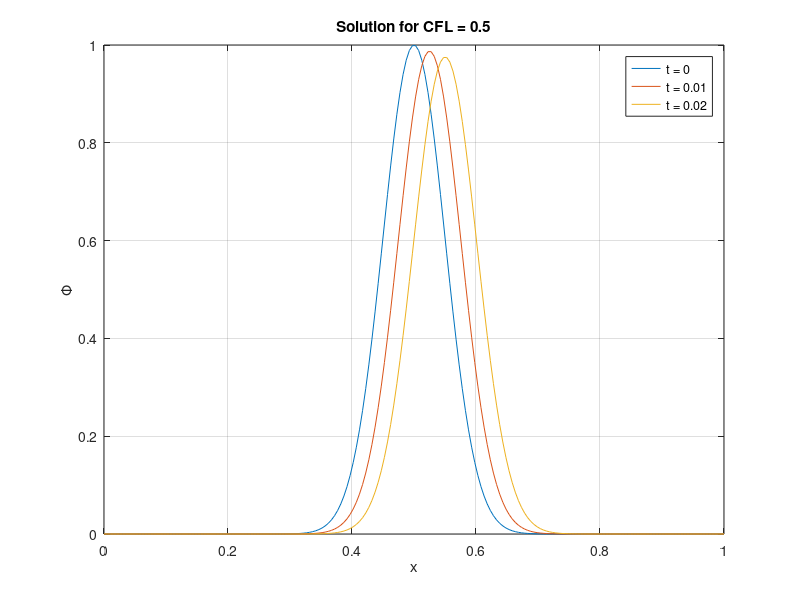
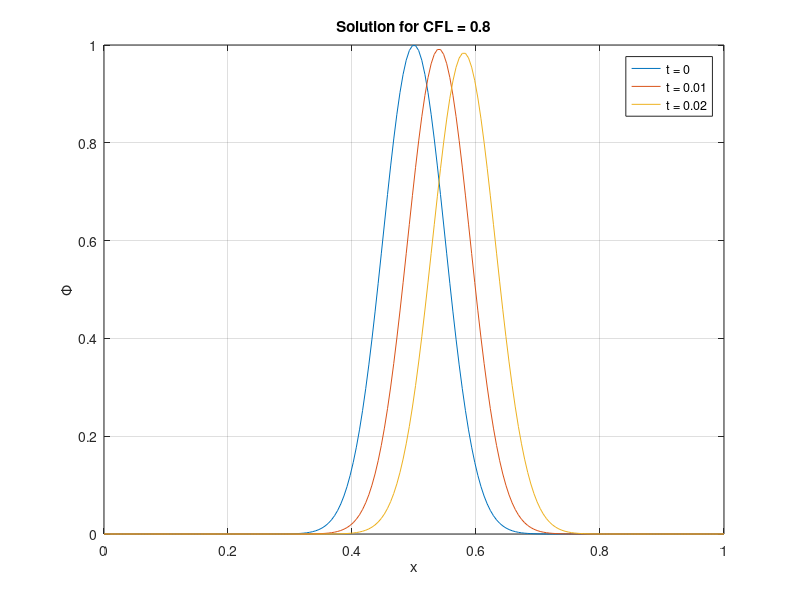
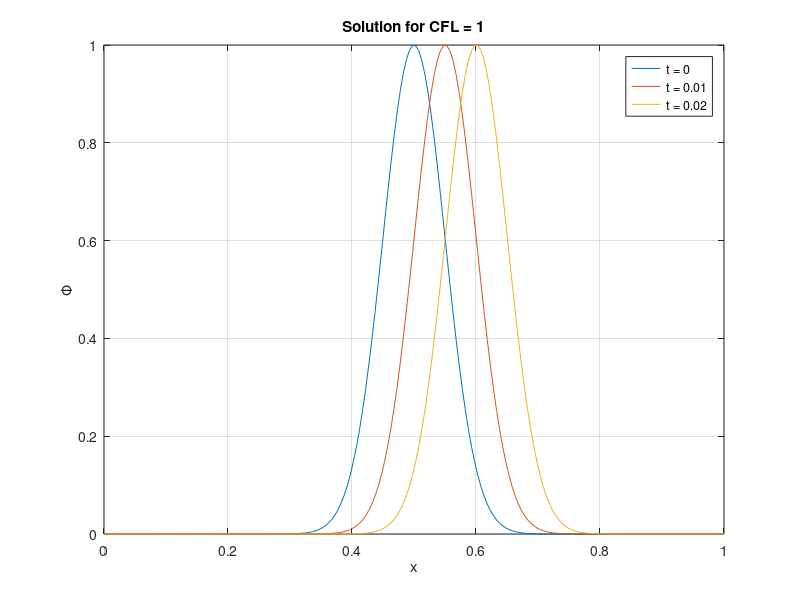

Here is the MATLAB script that generated these plots, in order:
% Parameters
L = 1;              % Length of the domain
Nx = 200;           % Number of grid points
dx = L / Nx;        % Grid spacing
x = linspace(0, L, Nx); % Spatial grid
dt = 0.01;          % Time step
T = 0.3;            % Total simulation time
Nt = ceil(T / dt);  % Number of time steps
u_values = [0.25, 0.4, 0.5]; % Different velocity values

% Initialize solution matrix
u_solution = zeros(Nx, Nt, length(u_values));

% Loop over different velocity values
for u_index = 1:length(u_values)
    u = u_values(u_index);
    
    % Stabilized discretization coefficient
    c = u * dt / dx;
    
    % Check CFL condition
    if c > 1
        error('CFL condition violated: 0 <= c <= 1');
    end
    
    % Initial condition (Gaussian wave with width 0.05)
    sigma = 0.05; % Width of the Gaussian wave
    u_solution(:, 1, u_index) = exp(-((x-0.5*L).^2) / (2*sigma^2));
    
    % Time integration
    for n = 1:Nt-1
        % Apply stabilized discretization
        for i = 2:Nx
            u_solution(i, n+1, u_index) = u_solution(i, n, u_index) - (u * dt / dx) * (u_solution(i, n, u_index) - u_solution(i-1, n, u_index));
        end
        
        % Boundary condition (periodic)
        u_solution(1, n+1, u_index) = u_solution(Nx, n+1, u_index);
    end
    
    % Plot solution
    figure;
    for n = 1:10:Nt
        plot(x, u_solution(:, n, u_index));
        hold on;
    end
    hold off;
    title(['Solution for CFL = ', num2str(c)]);
    xlabel('x');
    ylabel('\Phi');
    grid on;
    legend('t = 0', 't = 0.01', 't = 0.02');
end
